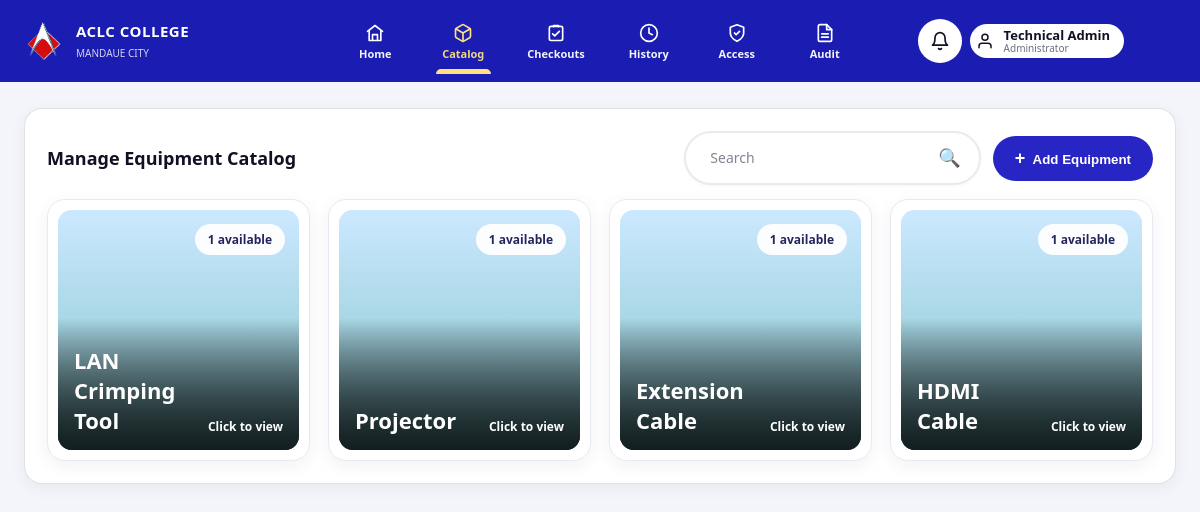
/admin/manage_equipment.php (signed in), run on the app's committed database.
### tables this page shows
CREATE TABLE `users` (
  `id`              INT AUTO_INCREMENT PRIMARY KEY,
  `user_id`         VARCHAR(64)  NOT NULL UNIQUE,
  `name`            VARCHAR(120) NOT NULL,
  `email`           VARCHAR(160) DEFAULT NULL,
  `profile_picture` VARCHAR(255) DEFAULT NULL,
  `course`          VARCHAR(80)  DEFAULT NULL,
  `password`        VARCHAR(255) NOT NULL,
  `role`            ENUM('admin','staff','faculty','student') NOT NULL DEFAULT 'student',
  `language`        VARCHAR(8) NOT NULL DEFAULT 'en',
  `dark_mode`       TINYINT(1) NOT NULL DEFAULT 0,
  `compact_mode`    TINYINT(1) NOT NULL DEFAULT 0,
  `created_at`      DATETIME NOT NULL DEFAULT CURRENT_TIMESTAMP,
  INDEX `idx_users_role` (`role`)
);

### includes/i18n.php (called while the page is built, shortened)
<?php
function app_language(): string
{
    $language = $_SESSION['user']['language'] ?? 'en';
    return in_array($language, ['en', 'tl', 'ceb'], true) ? $language : 'en';
}
function app_language_tag(): string
{
    return app_language();
}
function app_theme(): string
{
    return !empty($_SESSION['user']['dark_mode']) ? 'dark' : 'light';
}
function app_compact_mode(): bool
{
    return !empty($_SESSION['user']['compact_mode']);
}
function app_translations(): array
{
    return $translations[app_language()] ?? [];
}
function t(string $text): string
{
    $translations = app_translations();
    return $translations[$text] ?? $text;
}

### config/database.php (called while the page is built, shortened)
<?php
require_once __DIR__ . '/../includes/i18n.php';
class Database
{
    private string $host    = 'localhost';
    private string $db_name = 'technical_inventory';
    private string $user    = 'root';
    private string $pass    = '';
    private string $charset = 'utf8mb4';
    public ?PDO $conn = null;
    public function connect(): PDO
    {
        $dsn = "mysql:host={$this->host};dbname={$this->db_name};charset={$this->charset}";
        try {
            $this->conn = new PDO($dsn, $this->user, $this->pass, [
                PDO::ATTR_ERRMODE            => PDO::ERRMODE_EXCEPTION,
                PDO::ATTR_DEFAULT_FETCH_MODE => PDO::FETCH_ASSOC,
                PDO::ATTR_EMULATE_PREPARES   => false,
            ]);
        } catch (PDOException $e) {
            http_response_code(500);
            die('Database connection failed: ' . htmlspecialchars($e->getMessage()));
        }
        return $this->conn;
    }
}
function db(): PDO
{
    static $pdo = null;
    if ($pdo === null) {
        $pdo = (new Database())->connect();
    }
    return $pdo;
}
function e(string $s): string { return htmlspecialchars($s, ENT_QUOTES, 'UTF-8'); }

### classes/User.php (called while the page is built, shortened)
<?php
require_once __DIR__ . '/../config/database.php';
class User
{
    public static function permissionsForRole(string $role): array
    {
        return self::ROLE_PERMISSIONS[$role] ?? [];
    }
    public static function can(string $permission): bool
    {
        $role = $_SESSION['user']['role'] ?? '';
        return self::hasPermissionForRole($role, $permission);
    }
    public static function hasPermissionForRole(string $role, string $permission): bool
    {
        return in_array($permission, self::permissionsForRole($role), true);
    }
    public static function requirePermission(string $permission): array
    {
        $user = self::refreshSessionUser();
        return $user;
    }
    private static function refreshSessionUser(): ?array
    {
        $currentUser = $_SESSION['user'] ?? null;
        $stmt = db()->prepare(
            'SELECT id, user_id, name, email, course, role, language, dark_mode, compact_mode
             FROM users WHERE id = ?'
        );
        $stmt->execute([(int)$currentUser['id']]);
        $user = $stmt->fetch();
        return $user;
    }
}

### classes/BorrowRequest.php (called while the page is built, shortened)
<?php
require_once __DIR__ . '/../config/database.php';
require_once __DIR__ . '/Equipment.php';
class BorrowRequest
{
    public static function syncOverdueAndLost(bool $force = false): void
    {
        $pdo = db();
        try {
            $lostStmt = $pdo->query(
                "SELECT br.*, e.name AS equipment_name
                 FROM borrow_requests br
                 JOIN equipment e ON e.id = br.equipment_id
                 WHERE br.status IN ('borrowed', 'overdue')
                   AND br.borrowed_at IS NOT NULL
                   AND TIMESTAMPDIFF(SECOND, br.borrowed_at, NOW()) >= 86400"
            );
            $lostCandidates = $lostStmt ? $lostStmt->fetchAll() : [];
            $overdueStmt = $pdo->query(
                "SELECT br.*, e.name AS equipment_name
                 FROM borrow_requests br
                 JOIN equipment e ON e.id = br.equipment_id
                 WHERE br.status = 'borrowed'
                   AND br.due_at IS NOT NULL
                   AND br.due_at < NOW()
                   AND (br.borrowed_at IS NULL OR TIMESTAMPDIFF(SECOND, br.borrowed_at, NOW()) < 86400)"
            );
            $overdueCandidates = $overdueStmt ? $overdueStmt->fetchAll() : [];
            $expiredPickupStmt = $pdo->query(
                "SELECT br.*, e.name AS equipment_name
                 FROM borrow_requests br
                 JOIN equipment e ON e.id = br.equipment_id
                 WHERE br.status = 'approved'
                   AND br.borrowed_at IS NULL
                   AND br.approved_at IS NOT NULL
                   AND TIMESTAMPDIFF(SECOND, br.approved_at, NOW()) >= " . (int)self::PICKUP_EXPIRY_SECONDS
            );
            $expiredPickups = $expiredPickupStmt ? $expiredPickupStmt->fetchAll() : [];
        } catch (Throwable $e) {
        }
    }
}

### classes/Equipment.php (called while the page is built, shortened)
<?php
require_once __DIR__ . '/../config/database.php';
class Equipment
{
    public static function all(?string $search = null): array
    {
        if (class_exists('BorrowRequest')) {
            BorrowRequest::syncOverdueAndLost();
        }
        $sql = 'SELECT * FROM equipment';
        $params = [];
        $sql .= ' ORDER BY id DESC';
        $stmt = db()->prepare($sql);
        $stmt->execute($params);
        return $stmt->fetchAll();
    }
}

### admin/manage_equipment.php (the view, shortened to what this page needs)
<?php
require_once __DIR__ . '/../config/database.php';
require_once __DIR__ . '/../classes/User.php';
require_once __DIR__ . '/../classes/Equipment.php';
require_once __DIR__ . '/../classes/BorrowRequest.php';
$user = User::requirePermission('equipment.manage');
$search = trim($_GET['q'] ?? '');
$items = Equipment::all($search ?: null);
$catalogItems = $search ? Equipment::all() : $items;
$groups = [];
foreach ($items as $item) {
    $name = $item['name'];
    if (!isset($groups[$name])) {
        $groups[$name] = [
            'name' => $name,
            'image' => null,
            'quantity' => 0,
            'available' => 0,
            'pending' => 0,
            'borrowed' => 0,
            'overdue' => 0,
            'lost' => 0,
            'maintenance' => 0,
            'items' => [],
        ];
    }
    $groups[$name]['items'][] = $item;
}
foreach ($catalogItems as $item) {
    $name = $item['name'];
    if (isset($groups[$name])) {
        $groups[$name]['quantity']++;
        $st = $item['status'];
        if (isset($groups[$name][$st])) {
            $groups[$name][$st]++;
        }
    }
}
?>
<!DOCTYPE html>
<html lang="<?= e(app_language_tag()) ?>" data-theme="<?= e(app_theme()) ?>" data-compact="<?= app_compact_mode() ? '1' : '0' ?>">
<head>
<link rel="stylesheet" href="../assets/css/admin_dashboard.css?v=16">
<link rel="stylesheet" href="../assets/css/manage_equipment.css?v=8">
<?php include __DIR__ . '/../includes/pwa_head.php'; ?>
</head>
<body>
<div class="app-shell">
  <?php include __DIR__ . '/includes/sidebar.php'; ?>
  <main class="main">
    <section class="card catalog-card">
      <div class="card-head">
        <h2><?= e(t('Manage Equipment Catalog')) ?></h2>
        <div class="catalog-tools">
          <form method="get" class="searchbar">
            <input type="text" name="q" placeholder="<?= e(t('Search')) ?>" value="<?= e($search) ?>">
            <button type="submit">🔍</button>
          </form>
          <button type="button" class="btn-primary catalog-add-button" id="openAddEquipment">
            <span aria-hidden="true">+</span> <?= e(t('Add Equipment')) ?>
          </button>
        </div>
      </div>
      <?php if (empty($groups)): ?>
        <p class="catalog-empty"><?= e(t('No equipment yet.')) ?></p>
      <?php else: ?>
        <div class="equipment-grid">
          <?php foreach ($groups as $group): ?>
            <?php
              $popupData = [
                  'name' => $group['name'],
                  'image' => $group['image'],
                  'quantity' => $group['quantity'],
                  'available' => $group['available'],
                  'pending' => $group['pending'],
                  'borrowed' => $group['borrowed'],
                  'overdue' => $group['overdue'],
                  'lost' => $group['lost'],
                  'maintenance' => $group['maintenance'],
                  'items' => array_map(static function ($item) {
                      return [
                          'id' => (int) $item['id'],
                          'serial_number' => $item['serial_number'],
                          'status' => $item['status'],
                      ];
                  }, $group['items']),
              ];
            ?>
            <button type="button" class="equipment-tile"
                    data-group="<?= e(json_encode($popupData, JSON_HEX_TAG | JSON_HEX_APOS | JSON_HEX_AMP | JSON_HEX_QUOT)) ?>"
                    aria-label="<?= e(t('View details for')) ?> <?= e($group['name']) ?>">
              <span class="equipment-image">
                <?php if ($group['image']): ?>
                  <img src="../assets/upload/<?= e($group['image']) ?>" alt="">
                <?php else: ?>
                  <span class="equipment-image-empty" aria-hidden="true"></span>
                <?php endif; ?>
                <span class="equipment-image-shade" aria-hidden="true"></span>
                <span class="equipment-availability">
                  <?= e(str_replace('{count}', (string)$group['available'], t('{count} available'))) ?>
                </span>
                <span class="equipment-card-footer">
                  <strong class="equipment-name"><?= e($group['name']) ?></strong>
                  <span><?= e(t('Click to view')) ?></span>
                </span>
              </span>
            </button>
          <?php endforeach; ?>
        </div>
      <?php endif; ?>
    </section>
  </main>
</div>
</body>
</html>

### admin/includes/sidebar.php (shortened to what this page needs)
<?php
require_once __DIR__ . '/../../classes/Notification.php';
$current = basename($_SERVER['PHP_SELF']);
$__roleLabel = $user['role'] === 'admin'
    ? 'Administrator'
    : ($user['role'] === 'staff' ? 'Technical Staff' : 'Student');
?>
<header class="stud-topbar admin-topbar">
  <div class="stud-brand">
    <img src="../assets/images/aclc_logo.png" alt="ACLC" class="brand-logo">
    <div>
      <strong>ACLC COLLEGE</strong>
      <span>MANDAUE CITY</span>
    </div>
  </div>
  <div class="notif student-top-notif">
    <button type="button" class="notif-btn" onclick="toggleNotif()" aria-label="<?= e(t('Notifications')) ?>" aria-expanded="false" title="<?= e(t('Notifications')) ?>">
      <svg viewBox="0 0 24 24" aria-hidden="true"><path d="M18 8A6 6 0 0 0 6 8c0 7-3 9-3 9h18s-3-2-3-9"></path><path d="M13.73 21a2 2 0 0 1-3.46 0"></path></svg>
    </button>
    <div class="profile" onclick="toggleProfile()" role="button" tabindex="0" aria-expanded="false" aria-label="<?= e(t('Account menu')) ?>">
      <svg viewBox="0 0 24 24" aria-hidden="true"><path d="M20 21v-2a4 4 0 0 0-4-4H8a4 4 0 0 0-4 4v2"></path><circle cx="12" cy="7" r="4"></circle></svg>
      <div class="profile-info">
        <strong><?= e($user['name']) ?></strong>
        <span><?= e(t($__roleLabel)) ?></span>
      </div>
    </div>
  </div>
  <div class="stud-right">
    <a href="admin_dashboard.php"
       class="mobile-nav-link home-nav-link"
       aria-label="<?= e(t('Home')) ?>"
       <?= $current === 'admin_dashboard.php' ? 'aria-current="page"' : '' ?>
       title="<?= e(t('Home')) ?>">
      <svg viewBox="0 0 24 24" aria-hidden="true">
        <path d="m3 10 9-7 9 7"></path>
        <path d="M5 9v12h14V9M9 21v-7h6v7"></path>
      </svg>
      <span class="nav-label"><?= e(t('Home')) ?></span>
    </a>
    <a href="manage_equipment.php"
       class="mobile-nav-link"
       aria-label="<?= e(t('Manage Catalog')) ?>"
       <?= $current === 'manage_equipment.php' ? 'aria-current="page"' : '' ?>
       title="<?= e(t('Manage Catalog')) ?>">
      <svg viewBox="0 0 24 24" aria-hidden="true">
        <path d="M21 16V8a2 2 0 0 0-1-1.73l-7-4a2 2 0 0 0-2 0l-7 4A2 2 0 0 0 3 8v8a2 2 0 0 0 1 1.73l7 4a2 2 0 0 0 2 0l7-4A2 2 0 0 0 21 16z"></path>
        <polyline points="3.27 6.96 12 12.01 20.73 6.96"></polyline>
        <line x1="12" y1="22.08" x2="12" y2="12"></line>
      </svg>
      <span class="nav-label"><?= e(t('Catalog')) ?></span>
    </a>
    <a href="active_checkouts.php"
       class="mobile-nav-link"
       aria-label="<?= e(t('Active Checkouts')) ?>"
       <?= $current === 'active_checkouts.php' ? 'aria-current="page"' : '' ?>
       title="<?= e(t('Active Checkouts')) ?>">
      <svg viewBox="0 0 24 24" aria-hidden="true">
        <rect x="4" y="4" width="16" height="17" rx="2"></rect>
        <path d="M9 4.5V3h6v1.5"></path>
        <path d="m8 13 2.5 2.5L16 10"></path>
      </svg>
      <span class="nav-label"><?= e(t('Checkouts')) ?></span>
    </a>
    <a href="history.php"
       class="mobile-nav-link"
       aria-label="<?= e(t('History Log')) ?>"
       <?= $current === 'history.php' ? 'aria-current="page"' : '' ?>
       title="<?= e(t('History Log')) ?>">
      <svg viewBox="0 0 24 24" aria-hidden="true">
        <circle cx="12" cy="12" r="10"></circle>
        <polyline points="12 6 12 12 16 14"></polyline>
      </svg>
      <span class="nav-label"><?= e(t('History')) ?></span>
    </a>
    <?php if (User::can('roles.manage')): ?>
      <a href="access_control.php"
         class="mobile-nav-link"
         aria-label="<?= e(t('Access Control')) ?>"
         <?= $current === 'access_control.php' ? 'aria-current="page"' : '' ?>
         title="<?= e(t('Access Control')) ?>">
        <svg viewBox="0 0 24 24" aria-hidden="true">
          <path d="M12 22s8-4 8-10V5l-8-3-8 3v7c0 6 8 10 8 10z"></path>
          <path d="m9 12 2 2 4-4"></path>
        </svg>
        <span class="nav-label"><?= e(t('Access')) ?></span>
      </a>
      <a href="audit_trail.php"
         class="mobile-nav-link"
         aria-label="<?= e(t('Audit Trail')) ?>"
         <?= $current === 'audit_trail.php' ? 'aria-current="page"' : '' ?>
         title="<?= e(t('Audit Trail')) ?>">
        <svg viewBox="0 0 24 24" aria-hidden="true">
          <path d="M14 2H6a2 2 0 0 0-2 2v16a2 2 0 0 0 2 2h12a2 2 0 0 0 2-2V8z"></path>
          <polyline points="14 2 14 8 20 8"></polyline>
          <line x1="16" y1="13" x2="8" y2="13"></line>
          <line x1="16" y1="17" x2="8" y2="17"></line>
        </svg>
        <span class="nav-label"><?= e(t('Audit')) ?></span>
      </a>
    <?php endif; ?>
  </div>
</header>

### data on the page
users: name "Technical Admin", role "Administrator", id "1 available", name "LAN Crimping Tool", name "Projector", name "Extension Cable", name "HDMI Cable"

### other printed values
t('Home') "Home"
t('Catalog') "Catalog"
t('Checkouts') "Checkouts"
t('History') "History"
t('Access') "Access"
t('Audit') "Audit"
t('Manage Equipment Catalog') "Manage Equipment Catalog"
t('Add Equipment') "Add Equipment"
